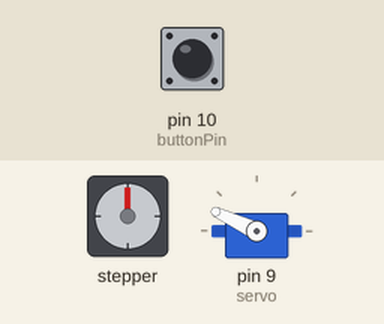
The sketch below on a simulated Arduino Uno, built with avr-gcc and run on an emulated ATmega328P. Parts: stepper motor, servo. Wiring (inferred from the names in the program): stepper motor (2048 steps per turn assumed): coils pin 2, pin 3, pin 4, pin 5. The inputs (shaded band) are chosen by the test bench; at power-on: pin 10 (buttonPin) LOW.

Above: at 2.9 s.
3.0 s: pin 10 (buttonPin) pulled HIGH for 0.15 s
At 11.0 s:
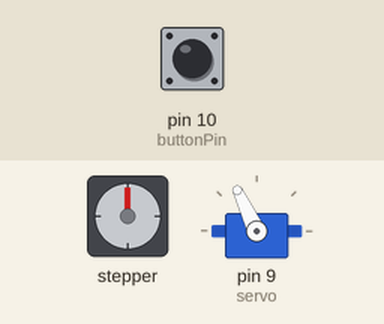
Timing chart, 0 to 12.5 s (numbered marks = the images above; inputs shaded):
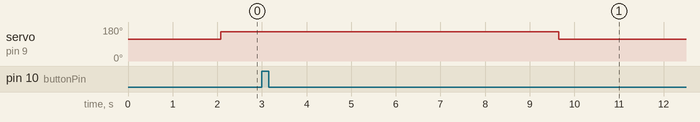

Measured:
- after the input at 3.0 s, stepper: stops changing and stays 0°; servo on pin 9 (servo): 155° → 115° after 6.7 s

The sketch:

a_plotter_sketch-circleSquiggle_newPen_march9.ino
```cpp
#include <Servo.h>

#define x_step 4
#define x_dir 5
#define y_step 2
#define y_dir 3

const int rows[] PROGMEM =
{0,0,0,0,0,0,0,0,0,0,0,0,0,0,0,0,0,0,0,0,0,0,0,0,0,0,0,0,0,0,0,0,0,0,0,0,0,0,0,0,0,0,0,0,0,0,0,0,0,0,0,0,0,0,0,0,0,0,0,0,0,0,0,0,0,0,0,0,0,0,0,0,0,0,0,0,0,0,0,0,0,0,0,0,0,0,0,0,0,0,0,0,0,0,0,0,0,0,0,0,0,0,0,0,0,0,0,0,0,0,0,0,0,0,0,0,0,0,0,0,0,0,0,0,0,0,0,0,0,0,0,0,0,0,0,0,0,0,0,0,0,0,0,0,0,0,0,0,0,0,0,0,0,0,0,0,0,0,0,0,0,0,0,0,0,0,0,0,0,0,0,0,0,0,0,0,0,0,0,0,0,0,0,0,0,0,0,0,0,0,0,0,0,0,0,0,0,0,0,0,0,0,0,0,0,0,0,0,0,0,0,0,0,0,0,0,0,0,0,0,0,0,0,0,0,0,0,0,0,0,0,0,0,0,0,0,0,0,0,0,0,0,0,0,0,0,0,0,0,0,0,0,0,0,0,0,0,0,0,0,0,0,0,0,0,0,0,0,0,0,0,0,0,0,0,0,0,0,0,0,0,0,0,0,0,0,0,0,0,0,0,0,0,0,0,0,0,0,0,0,0,0,0,0,0,0,0,0,0,0,0,0,0,0,0,0,0,0,0,0,0,0,0,0,0,0,0,0,0,0,0,0,0,0,0,0,0,0,0,1,1,1,1,1,0,0,0,0,0,0,0,0,0,0,0,0,0,0,0,0,0,0,0,0,0,0,0,0,0,0,0,0,0,0,0,0,0,0,0,0,0,0,0,0,0,0,0,0,0,0,0,0,0,0,0,0,0,0,0,0,0,1,1,1,1,1,1,1,1,0,0,0,0,0,0,0,0,0,0,0,0,0,0,0,0,0,0,0,0,0,0,0,0,0,0,0,0,0,0,0,0,0,0,0,0,0,0,0,0,0,0,0,0,0,0,0,0,0,0,0,0,0,1,1,1,1,1,1,1,1,1,1,1,0,0,0,0,0,0,0,0,0,0,0,0,0,0,0,0,0,0,0,1,1,0,0,0,0,0,0,0,0,0,0,0,0,0,0,0,0,0,0,0,0,0,0,0,0,0,0,0,0,0,0,1,1,1,1,1,1,1,1,1,1,1,1,0,0,0,0,0,0,0,0,0,0,0,0,0,0,0,0,0,1,1,1,1,1,1,0,0,0,0,0,0,0,0,0,0,0,0,0,0,0,0,0,0,0,0,0,0,0,0,0,0,0,0,1,1,1,1,1,1,1,1,1,1,1,1,1,0,0,0,0,0,0,0,0,0,0,0,0,0,0,1,1,1,1,1,1,1,1,1,0,0,0,0,0,0,0,0,0,0,0,0,0,0,0,0,0,0,0,0,0,0,0,0,0,0,1,1,1,1,1,1,1,1,1,1,1,1,1,1,0,0,0,0,0,0,0,0,0,0,0,0,0,0,1,1,1,1,1,1,1,1,1,1,0,0,0,0,0,0,0,0,0,0,0,0,0,0,0,0,0,0,0,0,0,0,0,0,0,1,1,1,1,1,1,1,1,1,1,1,1,1,1,1,0,0,0,0,0,0,0,0,0,0,0,0,1,1,1,1,1,1,1,1,1,1,1,0,0,0,0,0,0,0,0,0,0,0,0,0,0,0,0,0,0,0,0,0,0,0,0,0,1,1,1,1,1,1,1,1,0,0,1,1,1,1,1,0,0,0,0,0,0,0,0,0,0,0,1,1,1,1,1,1,1,1,1,1,1,1,0,0,0,0,0,0,0,0,0,0,0,0,0,0,0,0,0,0,0,0,0,0,0,0,0,1,1,1,1,1,1,1,0,0,0,1,1,1,1,1,1,0,0,0,0,0,0,0,0,0,0,1,1,1,1,1,1,1,1,1,1,1,1,0,0,0,0,0,0,0,0,0,0,0,0,0,0,0,0,0,0,0,0,0,0,0,0,1,1,1,1,1,1,1,1,0,0,0,1,1,1,1,1,1,0,0,0,0,0,0,0,0,0,1,1,1,1,1,1,1,1,1,1,1,1,1,0,0,0,0,0,0,0,0,0,0,0,0,0,0,0,0,0,0,0,0,0,0,0,0,1,1,1,1,1,1,1,1,0,0,0,0,1,1,1,1,1,1,0,0,0,0,0,0,0,0,1,1,1,1,1,1,1,1,1,1,1,1,1,0,0,0,0,0,0,0,0,0,0,0,0,0,0,0,0,0,0,0,0,0,0,0,0,1,1,1,1,1,1,1,1,0,0,0,0,1,1,1,1,1,1,0,0,0,0,0,0,0,0,1,1,1,1,1,1,1,1,1,1,1,1,1,0,0,0,0,0,0,0,0,0,0,0,0,0,0,0,0,0,0,0,0,0,0,0,0,1,1,1,1,1,1,1,1,0,0,0,0,0,1,1,1,1,1,1,0,0,0,0,0,0,1,1,1,1,1,1,1,1,1,1,1,1,1,1,0,0,0,0,0,0,0,0,0,0,0,0,0,0,0,0,0,0,0,0,0,0,0,0,0,1,1,1,1,1,1,0,0,0,0,0,0,1,1,1,1,1,1,0,0,0,0,0,0,1,1,1,1,1,1,1,1,1,1,1,1,1,1,1,0,0,0,0,0,0,0,0,0,0,0,0,0,0,0,0,0,0,0,0,0,0,0,0,0,1,1,1,1,1,0,0,0,0,0,0,0,1,1,1,1,1,0,0,0,0,0,0,1,1,1,1,1,1,1,1,0,1,1,1,1,1,1,0,0,0,0,0,0,0,0,0,0,0,0,0,0,0,0,0,0,0,0,0,0,0,0,0,0,1,1,1,1,1,0,0,0,0,0,0,1,1,1,1,1,1,0,0,0,0,1,1,1,1,1,1,1,1,0,0,1,1,1,1,1,1,0,0,0,0,0,0,0,0,0,0,0,0,0,1,1,1,1,0,0,0,0,0,0,0,0,0,0,0,0,0,0,0,0,0,0,0,0,0,1,1,1,1,1,0,0,0,0,1,1,1,1,1,1,1,1,0,0,1,1,1,1,1,1,0,0,0,0,0,0,0,0,0,0,0,0,1,1,1,1,1,1,1,0,0,0,0,0,0,0,0,0,0,0,0,0,0,0,0,0,0,0,1,1,1,1,1,1,0,0,0,1,1,1,1,1,1,1,1,0,0,0,1,1,1,1,1,1,0,0,0,0,0,0,0,0,0,0,1,1,1,1,1,1,1,1,1,0,0,0,0,0,0,0,0,0,0,0,0,0,0,0,0,0,0,0,1,1,1,1,1,0,0,0,1,1,1,1,1,1,1,0,0,0,0,1,1,1,1,1,1,0,0,0,0,0,0,0,0,0,0,1,1,1,1,1,1,1,1,1,1,0,0,0,0,0,0,0,0,0,0,0,0,0,0,0,0,0,0,1,1,1,1,1,1,0,0,1,1,1,1,1,1,1,0,0,0,0,1,1,1,1,1,1,0,0,0,0,0,0,0,0,0,1,1,1,1,1,1,1,1,1,1,0,0,0,0,0,0,0,0,0,0,0,0,0,0,0,0,0,0,0,1,1,1,1,1,1,0,0,1,1,1,1,1,1,1,0,0,0,0,0,1,1,1,1,1,1,0,0,0,0,0,0,0,0,1,1,1,1,1,1,1,1,1,1,1,0,0,0,0,0,0,0,0,0,0,0,0,0,0,0,0,0,0,0,1,1,1,1,1,1,0,1,1,1,1,1,1,1,0,0,0,0,0,1,1,1,1,1,1,0,0,0,0,0,0,0,1,1,1,1,1,1,1,1,1,1,1,0,0,0,0,0,0,0,0,0,0,0,0,0,0,0,0,0,0,0,0,1,1,1,1,1,1,0,1,1,1,1,1,1,1,0,0,0,0,0,0,1,1,1,1,1,1,0,0,0,0,0,0,1,1,1,1,1,1,1,1,1,1,1,1,0,0,0,0,0,0,0,0,0,0,0,0,0,0,0,0,0,0,0,0,1,1,1,1,1,1,1,1,1,1,1,1,1,0,0,0,0,0,0,1,1,1,1,1,1,0,0,0,0,0,0,1,1,1,1,1,1,1,1,1,1,1,1,0,0,0,0,0,0,0,0,0,0,0,0,0,0,0,0,0,0,0,0,0,1,1,1,1,1,1,1,1,1,1,1,1,0,0,0,0,0,0,1,1,1,1,1,1,0,0,0,0,0,0,1,1,1,1,1,1,1,1,1,1,1,1,0,0,0,0,0,0,0,0,0,0,0,0,0,0,0,0,0,0,0,0,0,1,1,1,1,1,1,1,1,1,1,1,1,0,0,0,0,0,0,0,1,1,1,1,1,1,0,0,0,0,1,1,1,1,1,1,1,1,1,1,1,1,1,0,0,0,0,0,0,0,0,0,0,0,0,0,0,0,0,0,0,0,0,0,0,1,1,1,1,1,1,1,1,1,1,1,0,0,0,0,0,0,0,1,1,1,1,1,1,0,0,0,0,0,1,1,1,1,1,1,1,1,1,1,1,1,0,0,0,0,0,0,0,0,0,0,0,0,0,0,0,0,0,0,0,0,0,0,1,1,1,1,1,1,1,1,1,1,1,0,0,0,0,0,0,0,0,1,1,1,1,1,1,0,0,0,1,1,1,1,1,1,1,1,1,1,1,1,1,0,0,0,0,0,0,0,0,0,0,0,0,0,0,0,0,0,0,0,0,0,0,0,1,1,1,1,1,1,1,1,1,1,0,0,0,0,0,0,0,0,1,1,1,1,1,1,0,0,0,1,1,1,1,1,1,1,0,1,1,1,1,1,1,0,0,0,0,0,0,0,0,0,0,0,0,0,0,0,0,0,0,0,0,0,0,1,1,1,1,1,1,1,1,1,1,0,0,0,0,0,0,0,0,0,1,1,1,1,1,0,0,0,0,1,1,1,1,1,1,0,1,1,1,1,1,1,0,0,0,0,0,0,0,0,0,0,0,0,0,0,0,0,0,0,0,0,0,0,0,1,1,1,1,1,1,1,1,1,1,0,0,0,0,0,0,0,0,1,1,1,1,1,1,0,0,0,1,1,1,1,1,1,0,0,1,1,1,1,1,0,0,0,0,0,0,0,0,0,0,0,0,0,0,0,0,0,0,0,0,0,0,0,1,1,1,1,1,1,1,1,1,1,0,0,0,0,0,0,0,0,0,1,1,1,1,1,0,0,0,1,1,1,1,1,1,0,0,1,1,1,1,1,1,0,0,0,0,0,0,0,0,0,0,0,0,0,0,0,0,0,0,0,0,0,0,0,1,1,1,1,1,1,1,1,1,0,0,0,0,0,0,0,0,0,1,1,1,1,1,1,0,0,1,1,1,1,1,1,0,0,0,1,1,1,1,1,0,0,0,0,0,0,0,1,1,1,1,1,0,0,0,0,0,0,0,0,0,0,0,1,1,1,1,1,1,1,1,1,0,0,0,0,0,0,0,0,0,0,1,1,1,1,1,0,0,1,1,1,1,1,1,0,0,0,1,1,1,1,1,0,0,0,0,0,1,1,1,1,1,1,1,1,1,0,0,0,0,0,0,0,0,0,0,1,1,1,1,1,1,1,1,0,0,0,0,0,0,0,0,0,0,1,1,1,1,1,1,0,1,1,1,1,1,1,0,0,0,1,1,1,1,1,1,0,0,0,1,1,1,1,1,1,1,1,1,1,1,0,0,0,0,0,0,0,0,0,0,1,1,1,1,1,1,1,0,0,0,0,0,0,0,0,0,0,1,1,1,1,1,1,0,0,1,1,1,1,1,1,0,0,0,1,1,1,1,1,1,0,1,1,1,1,1,1,1,1,1,1,1,1,0,0,0,0,0,0,0,0,0,0,0,1,1,1,1,1,0,0,0,0,0,0,0,0,0,0,0,0,1,1,1,1,1,1,1,1,1,1,1,1,1,0,0,0,1,1,1,1,1,1,0,1,1,1,1,1,1,1,1,1,1,1,1,1,0,0,0,0,0,0,0,0,0,0,0,0,1,1,1,0,0,0,0,0,0,0,0,0,0,0,0,1,1,1,1,1,1,1,1,1,1,1,1,1,0,0,0,0,1,1,1,1,1,1,1,1,1,1,1,1,1,1,1,1,1,1,1,0,0,0,0,0,0,0,0,0,0,0,0,0,0,0,0,0,0,0,0,0,0,0,0,0,0,0,0,1,1,1,1,1,1,1,1,1,1,1,0,0,0,0,0,1,1,1,1,1,1,1,1,1,1,1,1,1,1,0,1,1,1,1,1,0,0,0,0,0,0,0,0,0,0,0,0,0,0,0,0,0,0,0,0,0,0,0,0,0,0,0,1,1,1,1,1,1,1,1,1,1,1,1,0,0,0,0,0,1,1,1,1,1,1,1,1,1,1,1,1,0,0,1,1,1,1,1,0,0,0,0,0,0,0,0,0,0,0,0,0,0,0,0,0,0,0,0,0,0,0,0,0,0,0,0,1,1,1,1,1,1,1,1,1,1,0,0,0,0,0,0,0,1,1,1,1,1,1,1,1,1,1,0,0,0,0,1,1,1,1,1,0,0,0,0,0,0,0,0,0,0,0,0,0,0,0,0,0,0,0,0,0,0,0,0,0,0,0,1,1,1,1,1,1,1,1,1,1,1,0,0,0,0,0,0,1,1,1,1,1,1,1,1,1,1,0,0,0,0,1,1,1,1,1,1,0,0,0,0,0,0,0,0,0,0,0,0,0,0,0,0,0,0,0,0,0,0,0,0,0,0,0,1,1,1,1,1,1,1,1,1,1,0,0,0,0,0,0,0,1,1,1,1,1,1,1,1,0,0,0,0,0,0,1,1,1,1,1,0,0,0,0,0,0,0,0,0,0,0,0,0,0,0,0,0,0,0,0,0,0,0,0,0,0,0,1,1,1,1,1,1,1,1,1,1,0,0,0,0,0,0,0,1,1,1,1,1,1,1,1,0,0,0,0,0,0,1,1,1,1,1,1,0,0,0,0,0,0,0,0,0,0,0,0,0,0,0,0,0,0,0,0,0,0,0,0,0,0,0,1,1,1,1,1,1,1,1,1,0,0,0,0,0,0,0,0,1,1,1,1,1,1,1,0,0,0,0,0,0,0,1,1,1,1,1,0,0,0,0,0,0,1,1,1,0,0,0,0,0,0,0,0,0,0,0,0,0,0,0,0,0,0,1,1,1,1,1,1,1,1,1,0,0,0,0,0,0,0,0,0,0,1,1,1,1,1,0,0,0,0,0,0,0,1,1,1,1,1,1,0,0,0,0,1,1,1,1,1,1,0,0,0,0,0,0,0,0,0,0,0,0,0,0,0,0,0,1,1,1,1,1,1,1,1,0,0,0,0,0,0,0,0,0,0,0,0,1,1,0,0,0,0,0,0,0,0,0,1,1,1,1,1,0,0,0,1,1,1,1,1,1,1,1,0,0,0,0,0,0,0,0,0,0,0,0,0,0,0,0,1,1,1,1,1,1,1,1,0,0,0,0,0,0,0,0,0,0,0,0,0,0,0,0,0,0,0,0,0,0,0,1,1,1,1,1,1,0,1,1,1,1,1,1,1,1,1,1,0,0,0,0,0,0,0,0,0,0,0,0,0,0,0,0,1,1,1,1,1,1,1,0,0,0,0,0,0,0,0,0,0,0,0,0,0,0,0,0,0,0,0,0,0,0,0,1,1,1,1,1,0,1,1,1,1,1,1,1,1,1,1,0,0,0,0,0,0,0,0,0,0,0,0,0,0,0,0,0,1,1,1,1,1,1,0,0,0,0,0,0,0,0,0,0,0,0,0,0,0,0,0,0,0,0,0,0,0,0,0,1,1,1,1,1,1,1,1,1,1,1,1,1,1,1,0,0,0,0,0,0,0,0,0,0,0,0,0,0,0,0,0,0,1,1,1,1,1,0,0,0,0,0,0,0,0,0,0,0,0,0,0,0,0,0,0,0,0,0,0,0,0,0,1,1,1,1,1,1,1,1,1,1,1,1,1,1,1,1,0,0,0,0,0,0,0,0,0,0,0,0,0,0,0,0,0,0,0,0,0,0,0,0,0,0,0,0,0,0,0,0,0,0,0,0,0,0,0,0,0,0,0,0,0,0,0,0,1,1,1,1,1,1,1,1,1,1,1,1,1,1,1,0,0,0,0,0,0,0,0,0,0,0,0,0,0,0,0,0,0,0,0,0,0,0,0,0,0,0,0,0,0,0,0,0,0,0,0,0,0,0,0,0,0,0,0,0,0,0,0,0,1,1,1,1,1,1,1,1,1,0,1,1,1,1,1,0,0,0,0,0,0,0,0,0,0,0,0,0,0,0,0,0,0,0,0,0,0,0,0,0,0,0,0,0,0,0,0,0,0,0,0,0,0,0,0,0,0,0,0,0,0,0,0,1,1,1,1,1,1,1,1,1,0,1,1,1,1,1,1,0,0,0,0,0,0,0,0,0,0,0,0,0,0,0,0,0,0,0,0,0,0,0,0,0,0,0,0,0,0,0,0,0,0,0,0,0,0,0,0,0,0,0,0,0,0,0,0,1,1,1,1,1,1,1,1,0,0,1,1,1,1,1,0,0,0,0,0,0,0,0,0,0,0,0,0,0,0,0,0,0,0,0,0,0,0,0,0,0,0,0,0,0,0,0,0,0,0,0,0,0,0,0,0,0,0,0,0,0,0,0,0,1,1,1,1,1,1,0,0,0,0,0,1,1,1,1,0,0,0,0,0,0,0,0,0,0,0,0,0,0,0,0,0,0,0,0,0,0,0,0,0,0,0,0,0,0,0,0,0,0,0,0,0,0,0,0,0,0,0,0,0,0,0,0,0,0,1,1,1,1,0,0,0,0,0,0,0,0,0,0,0,0,0,0,0,0,0,0,0,0,0,0,0,0,0,0,0,0,0,0,0,0,0,0,0,0,0,0,0,0,0,0,0,0,0,0,0,0,0,0,0,0,0,0,0,0,0,0,0,0,0,0,0,0,0,0,0,0,0,0,0,0,0,0,0,0,0,0,0,0,0,0,0,0,0,0,0,0,0,0,0,0,0,0,0,0,0,0,0,0,0,0,0,0,0,0,0,0,0,0,0,0,0,0,0,0,0,0,0,0,0,0,0,0,0,0,0,0,0,0,0,0,0,0,0,0,0,0,0,0,0,0,0,0,0,0,0,0,0,0,0,0,0,0,0,0,0,0,0,0,0,0,0,0,0,0,0,0,0,0,0,0,0,0,0,0,0,0,0,0,0,0,0,0,0,0,0,0,0,0,0,0,0,0,0,0,0,0,0,0,0,0,0,0,0,0,0,0};

const int buttonPin = 10;
int buttonState = 0;
bool printAborted = false;

Servo servo;
bool pen_engaged;

int pen_x = 0;
int pen_y = 0;

// max width: 32000
// max height: 28000

int width = 15000; //X-axis (rail)
int height = 15000; //Y-axis (board)
int x_margin = 0;
int y_margin = 0;

int space = 375;

void setup() {
  Serial.begin(9600);

  servo.attach(9);
  raise_pen();
  delay(2000);

  pinMode(x_step, OUTPUT);
  pinMode(x_dir, OUTPUT);
  pinMode(y_step, OUTPUT);
  pinMode(y_dir, OUTPUT);

  pinMode(buttonPin, INPUT);

  //perimeter();

  int rad = 5000;
  int circ = 2*PI*rad;
  float inc = TWO_PI/circ;

  int lastX = 0;
  int lastY = 0;

  lower_pen();

  for( int i=0; i< circ; i++){
    if(printAborted == false){
    float ang = i*inc;

    int x1 = sin(ang)*rad;
    int y1 = cos(ang)*rad;

    int x2 = sin(ang*33)*3000;
    int y2 = cos(ang*27)*2500;

    int x = x1+x2;
    int y = y1+y2;

    plotLine(lastX, lastY, x, y);

    lastX = x;
    lastY = y;
    }else{break;}
  }
  raise_pen();

  returnToHome();
}


void loop() {

}
```

b_plotter_shapes.ino
```cpp
//void grid(int X, int Y, int SPACE, int COL,int ROW){
//
//  int xnum = COL;
//  int ynum = ROW;
//
//  int w = SPACE*COL;
//  int h = SPACE*ROW;
//
//    for(int i=0;i<=xnum;i++){
//      if(printAborted==false){
//          moveToPoint(X+i*SPACE,Y);
//          lower_pen();
//          moveToPoint(X+i*SPACE,Y+h);
//          raise_pen();
//      }else{break;}
//    }
//    for(int i=0;i<=ynum;i++){
//      if(printAborted==false){
//          moveToPoint(X,i*SPACE+Y);
//          lower_pen();
//          moveToPoint(X+w,i*SPACE+Y);
//          raise_pen();
//      }else{break;}
//    }
//}
```

c_plotter_basic_func.ino
```cpp
//
//void perimeter(){
//  int len = 100;
//
//  moveToPoint(0,0);
//
//  moveToPoint(0,height-len);
//  lower_pen();
//  moveToPoint(0,height);
//  moveToPoint(len,height);
//  raise_pen();
//
//  moveToPoint(width-len,height);
//  lower_pen();
//  moveToPoint(width,height);
//  moveToPoint(width,height-len);
//  raise_pen();
//
//  moveToPoint(width,len);
//  lower_pen();
//  moveToPoint(width,0);
//  moveToPoint(width-len,0);
//  raise_pen();
//
//
//  moveToPoint(len,0);
//  lower_pen();
//  moveToPoint(0,0);
//  moveToPoint(0,len);
//  raise_pen();
//
//  moveToPoint(0,0);
//}

void inLineLine(int X1, int Y1, int X2, int Y2){
  moveToPoint(X1,Y1,50);

  int xdiff  = X2-X1;
  int ydiff  = Y2-X1;

  float dist = sqrt(pow(X1-X2,2)+pow(Y1-Y2,2));

  float xstep = xdiff/dist;
  float ystep = ystep/dist;

  for( int k=0; k<dist; k++){
    moveToPoint(X1+(xstep*k),Y1+(ystep*k),50);
  }
  moveToPoint(X2,Y2,50);
}

void plotLine(int X1,int Y1,int X2,int Y2){
  moveToPoint(X1,Y1,50);
  //toggle_pen();

  int xdiff = X2-X1;
  int ydiff = Y2-Y1;
  float hypo = sqrt(pow(X1-X2,2)+pow(Y1-Y2,2));
  //float hypo = sqrt(pow((xdiff+ydiff),2))/2;
  //Serial.println(hypo);
  float x_space = xdiff/hypo;
  //Serial.println(x_space);
  float y_space = ydiff/hypo;
  //Serial.println(y_space);


  for(int s=1; s<hypo; s++){
    moveToPoint(X1+(x_space*s),Y1+(y_space*s),50);
  }
  moveToPoint(X2,Y2,50);
  //toggle_pen();
}

void moveToPoint(int X,int Y, int M){
    int MIN = 400;
    int MAX = M;
    float acc = 1.0025;
    int target_x = X;
    int x_diff = pen_x-target_x;
    int x_distance = sqrt(pow(pen_x-target_x,2));
    pen_x = target_x;
    if(x_diff>0){
      digitalWrite(x_dir,LOW);
    }else{
      digitalWrite(x_dir,HIGH);
    }
    float v = MIN;
    int c = 0;
    for(int q=0;q<x_distance;q++){
      if( q<(x_distance/2) && v>MAX){
        c++;
        v /= acc;
      }else if(q>=(x_distance-c) && v<MIN){
        v *= acc;
      }
      stepPen(x_step,v);
    }

    int target_y = Y;
    int y_diff = pen_y-target_y;
    int y_distance = sqrt(pow(pen_y-target_y,2));
    pen_y = target_y;

    if(y_diff>0){
      digitalWrite(y_dir,HIGH);
    }else{
      digitalWrite(y_dir,LOW);
    }
    v = MIN;
    c = 0;
    for(int q=0;q<y_distance;q++){
      if(q<(y_distance/2) && v>MAX){
        c++;
        v /= acc;
      }else if(q >=(y_distance-c) && v<MIN){
        v *= acc;
      }
      stepPen(y_step,v);
    }
}


void returnToHome(){
  raise_pen();
  moveToPoint(0,0,50);
}

void raise_pen(){
  servo.write(115);
  pen_engaged = false;
  delay(75);
}
void lower_pen(){
  servo.write(155);
  pen_engaged = true;
  delay(75);
}

void toggle_pen(){
  if(pen_engaged==false){
    lower_pen();
  }else{
    raise_pen();
  }
}

void stepPen(int pin, int s){
    abortCheck();
    digitalWrite(pin, HIGH);
    delayMicroseconds(s);
    digitalWrite(pin, LOW);
    delayMicroseconds(s);
}

void abortCheck(){
   buttonState = digitalRead(buttonPin);
   if (buttonState == HIGH) {
   printAborted = true;
  }
}
```
